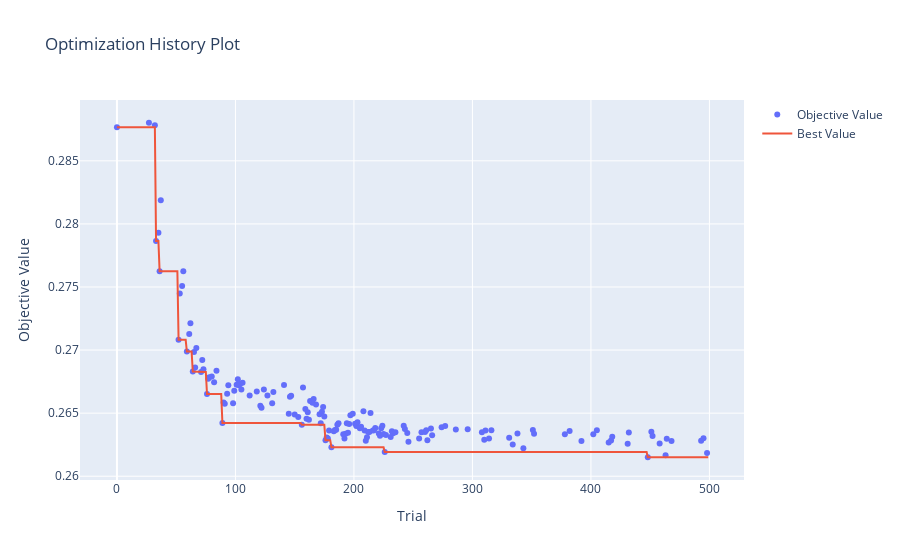

Notebook code cell kept with this figure:
### Code cell
optuna.visualization.plot_optimization_history(study)

### Figure 1 — Plotly figure (JSON) as saved in the notebook; plotly's stock layout.template omitted (floating-point values rounded to 4 significant figures; data arrays with more than 128 entries replaced by an {"elided": "..."} marker saying what was removed)
{"data": [{"mode": "markers", "name": "Objective Value", "type": "scatter", "x": {"elided": "159 int values"}, "y": {"elided": "159 float values"}}, {"mode": "lines", "name": "Best Value", "type": "scatter", "x": {"elided": "500 int values"}, "y": {"elided": "500 float values"}}, {"marker": {"color": "#cccccc"}, "mode": "markers", "name": "Infeasible Trial", "showlegend": false, "type": "scatter", "x": [], "y": []}], "layout": {"title": {"text": "Optimization History Plot"}, "xaxis": {"title": {"text": "Trial"}}, "yaxis": {"title": {"text": "Objective Value"}}}}
